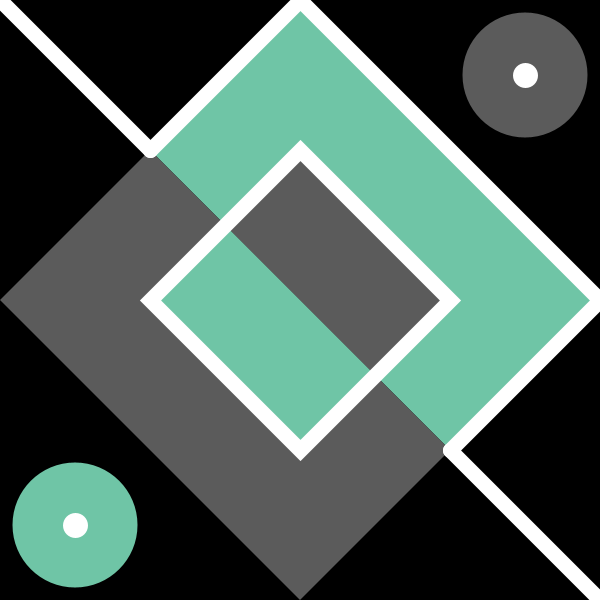
Frame 1 (no input)
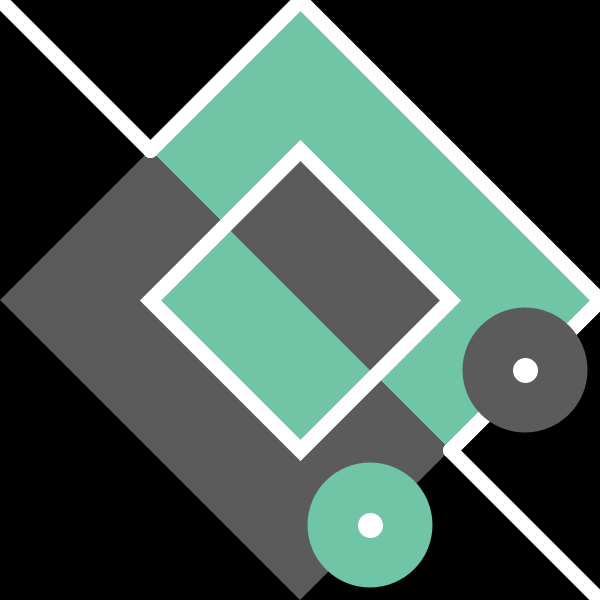
Frame 60 (the mouse pressed at the canvas centre just before this capture)
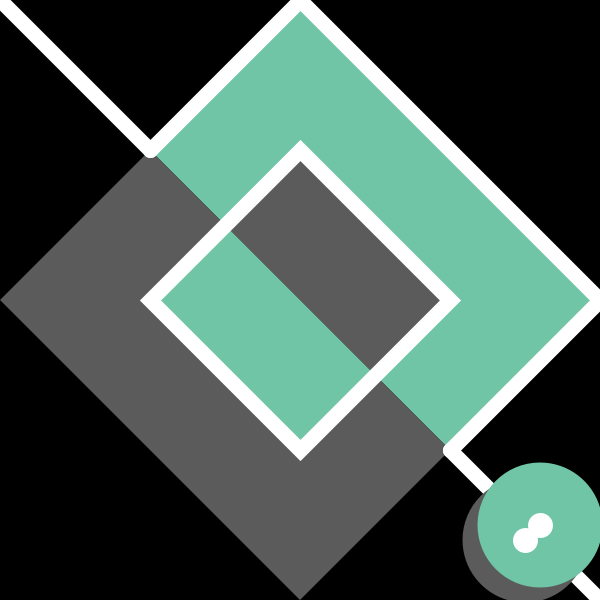
Frame 120 (the mouse held since frame 60 and released just before this capture)

The Processing sketch that drew these frames (run headless with seeded random() and noise(); from frame 60 on, the mouse is pressed at the canvas centre):

// Processing sketch: palys02t00
// ── palys02t00.pde
//Expresión Digital II - Diseño Digital - UDD - 2017
//Paulina Descouvieres
//s02t00paly

//Colores usados en la composición
  color v = color(111, 197, 166);
  color g = color(91, 91, 91);
  color n = color(0);
  color b = color(255);
  
//Variables
  int x, y;
  int vel = 5;
  float z;

void setup() {

  //Tamaño del canvas
  size(600, 600);

  x = 75;
  y = height / 2;
  z = 112.5;


}

void draw() {
  
  //Color del fondo
  background(n);
  
  //Cuatriláteros que juntos forman el grande en el centro
  noStroke();
  fill(v);
  quad(y/2, y/2, y, 0, y*2, y, 450, 450);
  fill(g);
  quad(0, y, y/2, y/2, 450, 450, y, y*2);
  
  //Cuatriláteros que juntos forman el pequeño en el centro
  noStroke();
  fill(v);
  quad(z*2, z*2, 375, 375, y, 450, y/2, y);
  fill(g);
  quad(y, y/2, 450, y, 375, 375, z*2, z*2);

  //Cuadrilátero sin relleno que enmarca el cuadrilatero pequeño del centro
  strokeWeight(15);
  stroke(b);
  noFill();
  quad(y, y/2, 450, y, y, 450, y/2, y);

  //Líneas que delinean la parte superior derecha del cuadrilátero grande
  strokeWeight(15);
  stroke(b);
  line(0, 0, y/2, y/2);
  line(y/2, y/2, y, 0);
  line(y, 0, y*2, y);
  line(y*2, y, 450, 450);
  line(450, 450, y*2, y*2);
  
  //Elipses en las esquinas
  noStroke();
  fill(g);
  ellipse(525, x, 125, 125);
  fill(v);
  ellipse(x, 525, 125, 125);

  //Puntos en el centro de las elipses
  strokeWeight(25);
  stroke(b);
  point(525, x);
  point(x, 525);
  
  //Loop de rebote para las elipses de las esqunas
  x += vel;
  if (x > width || x < 0) {
    vel *= -1;
  }
}
